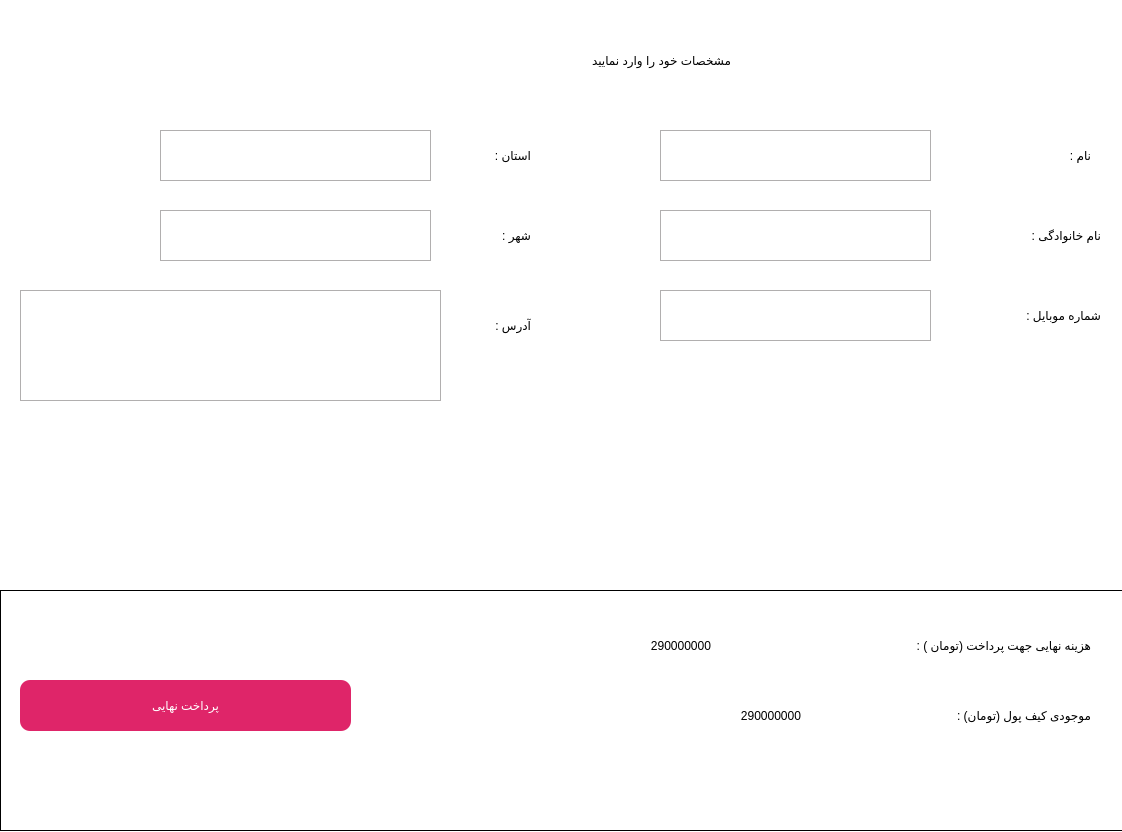
<?xml version="1.0" encoding="UTF-8"?>
<ui version="4.0">
 <class>payWindow</class>
 <widget class="QDialog" name="payWindow">
  <property name="geometry">
   <rect>
    <x>0</x>
    <y>0</y>
    <width>1122</width>
    <height>832</height>
   </rect>
  </property>
  <property name="windowTitle">
   <string>Dialog</string>
  </property>
  <property name="styleSheet">
   <string notr="true">#payWindow{
background-color : #fff
}</string>
  </property>
  <widget class="QLabel" name="label">
   <property name="geometry">
    <rect>
     <x>350</x>
     <y>40</y>
     <width>381</width>
     <height>41</height>
    </rect>
   </property>
   <property name="styleSheet">
    <string notr="true">font: 22pt &quot;B narm&quot;;</string>
   </property>
   <property name="text">
    <string>مشخصات خود را وارد نمایید</string>
   </property>
  </widget>
  <widget class="QLabel" name="label_2">
   <property name="geometry">
    <rect>
     <x>1010</x>
     <y>130</y>
     <width>81</width>
     <height>51</height>
    </rect>
   </property>
   <property name="styleSheet">
    <string notr="true">font: 20pt &quot;B Nazanin&quot;;</string>
   </property>
   <property name="text">
    <string>نام :</string>
   </property>
  </widget>
  <widget class="QLabel" name="label_3">
   <property name="geometry">
    <rect>
     <x>940</x>
     <y>210</y>
     <width>161</width>
     <height>51</height>
    </rect>
   </property>
   <property name="styleSheet">
    <string notr="true">font: 20pt &quot;B Nazanin&quot;;</string>
   </property>
   <property name="text">
    <string>نام خانوادگی :</string>
   </property>
  </widget>
  <widget class="QLabel" name="label_4">
   <property name="geometry">
    <rect>
     <x>940</x>
     <y>290</y>
     <width>161</width>
     <height>51</height>
    </rect>
   </property>
   <property name="styleSheet">
    <string notr="true">font: 20pt &quot;B Nazanin&quot;;</string>
   </property>
   <property name="text">
    <string>شماره موبایل :</string>
   </property>
  </widget>
  <widget class="QLabel" name="label_5">
   <property name="geometry">
    <rect>
     <x>450</x>
     <y>300</y>
     <width>81</width>
     <height>51</height>
    </rect>
   </property>
   <property name="styleSheet">
    <string notr="true">font: 20pt &quot;B Nazanin&quot;;</string>
   </property>
   <property name="text">
    <string>آدرس :</string>
   </property>
  </widget>
  <widget class="QLineEdit" name="name_input">
   <property name="geometry">
    <rect>
     <x>660</x>
     <y>130</y>
     <width>271</width>
     <height>51</height>
    </rect>
   </property>
   <property name="styleSheet">
    <string notr="true">#name_input{
border : 1px solid #b1afaf;
font: 18pt &quot;B Nazanin&quot;;
}
#name_input:focus{
border : 1px solid #df2569;
}</string>
   </property>
  </widget>
  <widget class="QLineEdit" name="family_input">
   <property name="geometry">
    <rect>
     <x>660</x>
     <y>210</y>
     <width>271</width>
     <height>51</height>
    </rect>
   </property>
   <property name="styleSheet">
    <string notr="true">#family_input{
border : 1px solid #b1afaf;
font: 18pt &quot;B Nazanin&quot;;
}
#family_input:focus{
border : 1px solid #df2569;
}</string>
   </property>
  </widget>
  <widget class="QLineEdit" name="mobile_input">
   <property name="geometry">
    <rect>
     <x>660</x>
     <y>290</y>
     <width>271</width>
     <height>51</height>
    </rect>
   </property>
   <property name="styleSheet">
    <string notr="true">#mobile_input{
border : 1px solid #b1afaf;
font: 18pt &quot;B Nazanin&quot;;
}
#mobile_input:focus{
border : 1px solid #df2569;
}</string>
   </property>
  </widget>
  <widget class="QTextEdit" name="address_input">
   <property name="geometry">
    <rect>
     <x>20</x>
     <y>290</y>
     <width>421</width>
     <height>111</height>
    </rect>
   </property>
   <property name="styleSheet">
    <string notr="true">#address_input{
border : 1px solid #b1afaf;
font: 18pt &quot;B Nazanin&quot;;
}
#address_input:focus{
border : 1px solid #df2569;
}</string>
   </property>
  </widget>
  <widget class="QWidget" name="footerSection" native="true">
   <property name="geometry">
    <rect>
     <x>0</x>
     <y>590</y>
     <width>1131</width>
     <height>241</height>
    </rect>
   </property>
   <property name="styleSheet">
    <string notr="true">#footerSection{
border:1px solid #000
}
</string>
   </property>
   <widget class="QLabel" name="label_6">
    <property name="geometry">
     <rect>
      <x>700</x>
      <y>30</y>
      <width>391</width>
      <height>51</height>
     </rect>
    </property>
    <property name="styleSheet">
     <string notr="true">font: 20pt &quot;B Nazanin&quot;;</string>
    </property>
    <property name="text">
     <string>هزینه نهایی جهت پرداخت (تومان ) :</string>
    </property>
   </widget>
   <widget class="QLabel" name="label_7">
    <property name="geometry">
     <rect>
      <x>740</x>
      <y>100</y>
      <width>351</width>
      <height>51</height>
     </rect>
    </property>
    <property name="styleSheet">
     <string notr="true">font: 20pt &quot;B Nazanin&quot;;</string>
    </property>
    <property name="text">
     <string>موجودی کیف پول (تومان) :</string>
    </property>
   </widget>
   <widget class="QPushButton" name="confrirmPay_btn">
    <property name="geometry">
     <rect>
      <x>20</x>
      <y>90</y>
      <width>331</width>
      <height>51</height>
     </rect>
    </property>
    <property name="cursor">
     <cursorShape>PointingHandCursor</cursorShape>
    </property>
    <property name="styleSheet">
     <string notr="true">#confrirmPay_btn{
border-radius : 10%;
background-color: #df2569;
color : #fff;
font: 17pt &quot;IRANSans&quot;;
}</string>
    </property>
    <property name="text">
     <string>پرداخت نهایی</string>
    </property>
   </widget>
   <widget class="QLabel" name="totalPrice_lbl">
    <property name="geometry">
     <rect>
      <x>550</x>
      <y>30</y>
      <width>161</width>
      <height>51</height>
     </rect>
    </property>
    <property name="styleSheet">
     <string notr="true">font: 20pt &quot;B Nazanin&quot;;</string>
    </property>
    <property name="text">
     <string>290000000</string>
    </property>
    <property name="alignment">
     <set>Qt::AlignRight|Qt::AlignTrailing|Qt::AlignVCenter</set>
    </property>
   </widget>
   <widget class="QLabel" name="userBalance_lbl">
    <property name="geometry">
     <rect>
      <x>550</x>
      <y>100</y>
      <width>251</width>
      <height>51</height>
     </rect>
    </property>
    <property name="styleSheet">
     <string notr="true">font: 20pt &quot;B Nazanin&quot;;</string>
    </property>
    <property name="text">
     <string>290000000</string>
    </property>
    <property name="alignment">
     <set>Qt::AlignRight|Qt::AlignTrailing|Qt::AlignVCenter</set>
    </property>
   </widget>
  </widget>
  <widget class="QLabel" name="label_10">
   <property name="geometry">
    <rect>
     <x>450</x>
     <y>130</y>
     <width>81</width>
     <height>51</height>
    </rect>
   </property>
   <property name="styleSheet">
    <string notr="true">font: 20pt &quot;B Nazanin&quot;;</string>
   </property>
   <property name="text">
    <string>استان :</string>
   </property>
  </widget>
  <widget class="QLineEdit" name="state_input">
   <property name="geometry">
    <rect>
     <x>160</x>
     <y>130</y>
     <width>271</width>
     <height>51</height>
    </rect>
   </property>
   <property name="styleSheet">
    <string notr="true">#state_input{
border : 1px solid #b1afaf;
font: 18pt &quot;B Nazanin&quot;;
}
#state_input:focus{
border : 1px solid #df2569;
}</string>
   </property>
  </widget>
  <widget class="QLabel" name="label_11">
   <property name="geometry">
    <rect>
     <x>450</x>
     <y>210</y>
     <width>81</width>
     <height>51</height>
    </rect>
   </property>
   <property name="styleSheet">
    <string notr="true">font: 20pt &quot;B Nazanin&quot;;</string>
   </property>
   <property name="text">
    <string>شهر :</string>
   </property>
  </widget>
  <widget class="QLineEdit" name="city_input">
   <property name="geometry">
    <rect>
     <x>160</x>
     <y>210</y>
     <width>271</width>
     <height>51</height>
    </rect>
   </property>
   <property name="styleSheet">
    <string notr="true">#city_input{
border : 1px solid #b1afaf;
font: 18pt &quot;B Nazanin&quot;;
}
#city_input:focus{
border : 1px solid #df2569;
}</string>
   </property>
  </widget>
  <widget class="QLabel" name="wrongField_lbl">
   <property name="geometry">
    <rect>
     <x>340</x>
     <y>490</y>
     <width>411</width>
     <height>61</height>
    </rect>
   </property>
   <property name="text">
    <string/>
   </property>
   <property name="pixmap">
    <pixmap>../Tools/imgs/wrongfeilds.jpg</pixmap>
   </property>
  </widget>
  <widget class="QLabel" name="wrongMobile_lbl">
   <property name="geometry">
    <rect>
     <x>340</x>
     <y>490</y>
     <width>411</width>
     <height>61</height>
    </rect>
   </property>
   <property name="text">
    <string/>
   </property>
   <property name="pixmap">
    <pixmap>../Tools/imgs/wrongMobile.jpg</pixmap>
   </property>
  </widget>
  <widget class="QLabel" name="wrongMobileJustNumber_lbl">
   <property name="geometry">
    <rect>
     <x>340</x>
     <y>490</y>
     <width>411</width>
     <height>61</height>
    </rect>
   </property>
   <property name="text">
    <string/>
   </property>
   <property name="pixmap">
    <pixmap>../Tools/imgs/WrongMobileJustNumber.jpg</pixmap>
   </property>
  </widget>
 </widget>
 <resources/>
 <connections/>
</ui>
